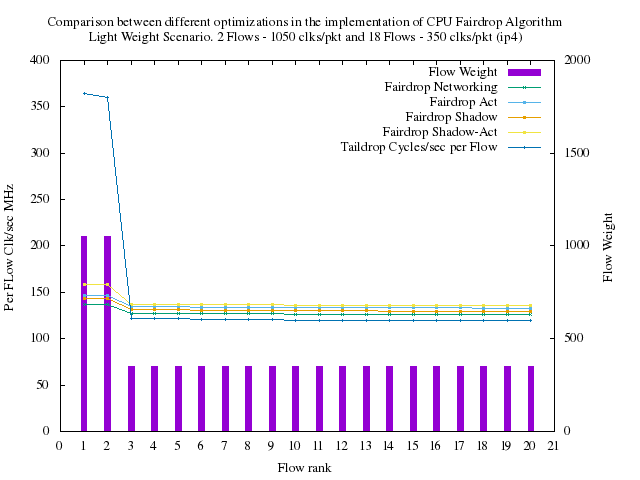

The script that drew this image:
#! xgp flow_pps.dat
# Created the Fri Dec  8 02:30:12 CET 2017 with:
#   ____________________________
#  /                            \
# /        xgp        __________/
# \__________________/.:nonsns:.
#
 
#-------------------------------------
# SHAPES:
# (c)ircle  (t)riangle (i)nv.tri.
#           (d)iamond  (s)quare
# FILLING:
# (f)illed  (o)paque  (e)mpty (default)
#-------------------------------------
   s=4  ; es=s  ; fs=s+1 ; os=s+66
   c=6  ; ec=c  ; fc=c+1 ; oc=os+1
   t=8  ; et=t  ; ft=t+1 ; ot=oc+1
   i=10 ; ei=i  ; fi=i+1 ; oi=ot+1
   d=12 ; ed=d  ; fd=d+1 ; od=oi+1
   p=14 ; ep=p  ; fp=p+1 ; op=od+1
#-------------------------------------
#  e.g.:  
#  empty circles vs filled squares
#  plot "file" u 1:3 w p pt ec, 
#           "" u 1:4 w lp pt fs
#-------------------------------------

#Happy gnuplotting


set out "light_clk_all.png"
set term png font "Times,10"
set pointsize 0.25

set key top righ
#set ylabel "Per flow rate [pps]"
set title "Comparison between different optimizations in the implementation of CPU Fairdrop Algorithm\n{Light Weight Scenario. 2 Flows - 1050 clks/pkt and 18 Flows - 350 clks/pkt (ip4)}"
set xlabel "Flow rank"
set xtics 1
set boxwidth 0.25
set style fill solid
set ytics nomirror
set y2tics
set yrange [0:400]
set y2range [0:2000]
#set y2tic 500
#set format y "%.0t^.10^%T"
set ylabel "Per FLow Clk/sec MHz"
set y2label "Flow Weight"
#set ytics 200000
#set yran [1e3:]
#min(a,b)=a<b?a:b

plot \
'/home/vk/FAIRDROP_CPU_MASTER/NETWORKING_FAIRDROP_CPU_1050/plots/flow_pps.dat'  u ($0+1):3 t 'Flow Weight'          axes x1y2 with boxes, \
'/home/vk/FAIRDROP_CPU_MASTER/NETWORKING_FAIRDROP_CPU_1050/plots/flow_pps.dat'  u ($0+1):(($1*$3)/1e6) t 'Fairdrop Networking' axes x1y1 with  lp,\
'/home/vk/FAIRDROP_CPU_MASTER/ACT_FAIRDROP_CPU_1050/plots/flow_pps.dat'  u ($0+1):(($1*$3)/1e6) t 'Fairdrop Act' axes x1y1 with  lp,\
'/home/vk/FAIRDROP_CPU_MASTER/SHADOW_FAIRDROP_CPU_1050/plots/flow_pps.dat'  u ($0+1):(($1*$3)/1e6) t 'Fairdrop Shadow' axes x1y1 with  lp,\
'/home/vk/FAIRDROP_CPU_MASTER/SHADOWACT_FAIRDROP_CPU_1050/plots/flow_pps.dat'  u ($0+1):(($1*$3)/1e6) t 'Fairdrop Shadow-Act' axes x1y1 with  lp,\
'/home/vk/NOFAIRDROP_CPU_RESULTS/NOFAIRDROP_THF_1050/plots/flow_pps.dat'  u ($0+1):(($1*$3)/1e6) t 'Taildrop Cycles/sec per Flow' axes x1y1 with  lp
#'flow_pps.dat'  u ($0+1):($1*$3) t 'Cycles/sec per Flow'       w  boxes
